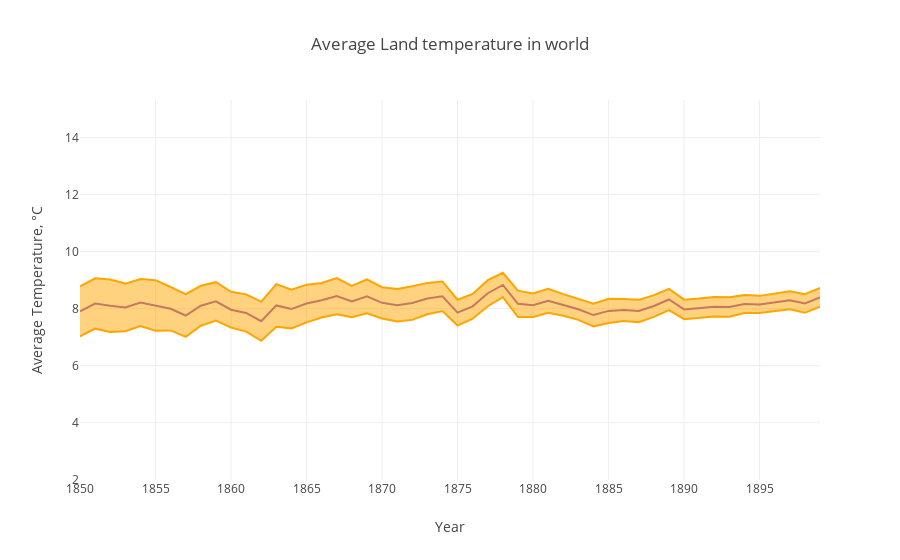

The code cell stored with this chart in its notebook:
### Markdown cell above
Checking the type of each column

### Code cell
#Extract the year from a date
years = np.unique(gtemp['Date'].apply(lambda x: x[:4]))
mean_temp_world = []
mean_temp_world_uncertainty = []

for year in years:
    mean_temp_world.append(gtemp[gtemp['Date'].apply(
        lambda x: x[:4]) == year]['LandAverageTemperature'].mean())
    mean_temp_world_uncertainty.append(gtemp[gtemp['Date'].apply(
                lambda x: x[:4]) == year]['LandAverageTemperatureUncertainty'].mean())

trace0 = go.Scatter(
    x = years, 
    y = np.array(mean_temp_world) + np.array(mean_temp_world_uncertainty),
    fill= None,
    mode='lines',
    name='Uncertainty top',
    line=dict(
        color='rgb(255, 165, 0)',
    )
)
trace1 = go.Scatter(
    x = years, 
    y = np.array(mean_temp_world) - np.array(mean_temp_world_uncertainty),
    fill='tonexty',
    mode='lines',
    name='Uncertainty bot',
    line=dict(
        color='rgb(255, 165, 0)',
    )
)
trace2 = go.Scatter(
    x = years, 
    y = mean_temp_world,
    name='Average Temperature',
    line=dict(
        color='rgb(199, 121, 093)',
    )
)
data = [trace0, trace1, trace2]

layout = go.Layout(
    xaxis=dict(title='Year'),
    yaxis=dict(title='Average Temperature, °C'),
    title='Average Land temperature in world',
    showlegend = False)

fig = go.Figure(data=data, layout=layout)
py.iplot(fig)

### Figure 1 — Plotly figure (JSON) as saved in the notebook; plotly's stock layout.template omitted (floating-point values rounded to 4 significant figures)
{"data": [{"line": {"color": "rgb(255, 165, 0)"}, "mode": "lines", "name": "Uncertainty top", "type": "scatter", "uid": "bd4e720f-0282-4b2e-bd75-47fd1dcc2440", "x": ["1/1/", "10/1", "11/1", "12/1", "1850", "1851", "1852", "1853", "1854", "1855", "1856", "1857", "1858", "1859", "1860", "1861", "1862", "1863", "1864", "1865", "1866", "1867", "1868", "1869", "1870", "1871", "1872", "1873", "1874", "1875", "1876", "1877", "1878", "1879", "1880", "1881", "1882", "1883", "1884", "1885", "1886", "1887", "1888", "1889", "1890", "1891", "1892", "1893", "1894", "1895", "1896", "1897", "1898", "1899", "2/1/", "3/1/", "4/1/", "5/1/", "6/1/", "7/1/", "8/1/", "9/1/"], "y": [2.973, 9.662, 6.364, 3.956, 8.777, 9.06, 9.018, 8.877, 9.036, 8.998, 8.757, 8.509, 8.8, 8.927, 8.587, 8.5, 8.248, 8.86, 8.66, 8.84, 8.898, 9.071, 8.794, 9.028, 8.752, 8.685, 8.783, 8.902, 8.951, 8.311, 8.514, 8.995, 9.255, 8.629, 8.534, 8.69, 8.509, 8.348, 8.17, 8.345, 8.34, 8.307, 8.473, 8.689, 8.315, 8.355, 8.405, 8.402, 8.478, 8.446, 8.524, 8.607, 8.504, 8.721, 3.504, 5.54, 8.703, 11.58, 13.71, 14.65, 14.16, 12.33]}, {"fill": "tonexty", "line": {"color": "rgb(255, 165, 0)"}, "mode": "lines", "name": "Uncertainty bot", "type": "scatter", "uid": "a298f020-70d4-4de2-a4ab-6578c3564fe0", "x": ["1/1/", "10/1", "11/1", "12/1", "1850", "1851", "1852", "1853", "1854", "1855", "1856", "1857", "1858", "1859", "1860", "1861", "1862", "1863", "1864", "1865", "1866", "1867", "1868", "1869", "1870", "1871", "1872", "1873", "1874", "1875", "1876", "1877", "1878", "1879", "1880", "1881", "1882", "1883", "1884", "1885", "1886", "1887", "1888", "1889", "1890", "1891", "1892", "1893", "1894", "1895", "1896", "1897", "1898", "1899", "2/1/", "3/1/", "4/1/", "5/1/", "6/1/", "7/1/", "8/1/", "9/1/"], "y": [2.657, 9.392, 6.082, 3.668, 7.024, 7.297, 7.182, 7.207, 7.385, 7.224, 7.235, 7.007, 7.401, 7.577, 7.335, 7.193, 6.87, 7.364, 7.307, 7.516, 7.686, 7.802, 7.702, 7.836, 7.651, 7.545, 7.605, 7.801, 7.916, 7.408, 7.647, 8.084, 8.405, 7.702, 7.704, 7.852, 7.749, 7.606, 7.377, 7.495, 7.568, 7.523, 7.708, 7.949, 7.629, 7.684, 7.727, 7.711, 7.844, 7.848, 7.906, 7.98, 7.852, 8.072, 3.158, 5.251, 8.371, 11.21, 13.37, 14.25, 13.75, 12.0]}, {"line": {"color": "rgb(199, 121, 093)"}, "name": "Average Temperature", "type": "scatter", "uid": "236b5391-0fcf-4e5e-bd3e-c87fb9fffbb4", "x": ["1/1/", "10/1", "11/1", "12/1", "1850", "1851", "1852", "1853", "1854", "1855", "1856", "1857", "1858", "1859", "1860", "1861", "1862", "1863", "1864", "1865", "1866", "1867", "1868", "1869", "1870", "1871", "1872", "1873", "1874", "1875", "1876", "1877", "1878", "1879", "1880", "1881", "1882", "1883", "1884", "1885", "1886", "1887", "1888", "1889", "1890", "1891", "1892", "1893", "1894", "1895", "1896", "1897", "1898", "1899", "2/1/", "3/1/", "4/1/", "5/1/", "6/1/", "7/1/", "8/1/", "9/1/"], "y": [2.815, 9.527, 6.223, 3.812, 7.901, 8.179, 8.1, 8.042, 8.21, 8.111, 7.996, 7.758, 8.1, 8.252, 7.961, 7.847, 7.559, 8.112, 7.984, 8.178, 8.292, 8.436, 8.248, 8.432, 8.201, 8.115, 8.194, 8.351, 8.434, 7.86, 8.08, 8.54, 8.83, 8.166, 8.119, 8.271, 8.129, 7.977, 7.774, 7.92, 7.954, 7.915, 8.091, 8.319, 7.972, 8.019, 8.066, 8.057, 8.161, 8.147, 8.215, 8.293, 8.178, 8.396, 3.331, 5.396, 8.537, 11.39, 13.54, 14.45, 13.96, 12.17]}], "layout": {"showlegend": false, "title": {"text": "Average Land temperature in world"}, "xaxis": {"title": {"text": "Year"}}, "yaxis": {"title": {"text": "Average Temperature, °C"}}}}
